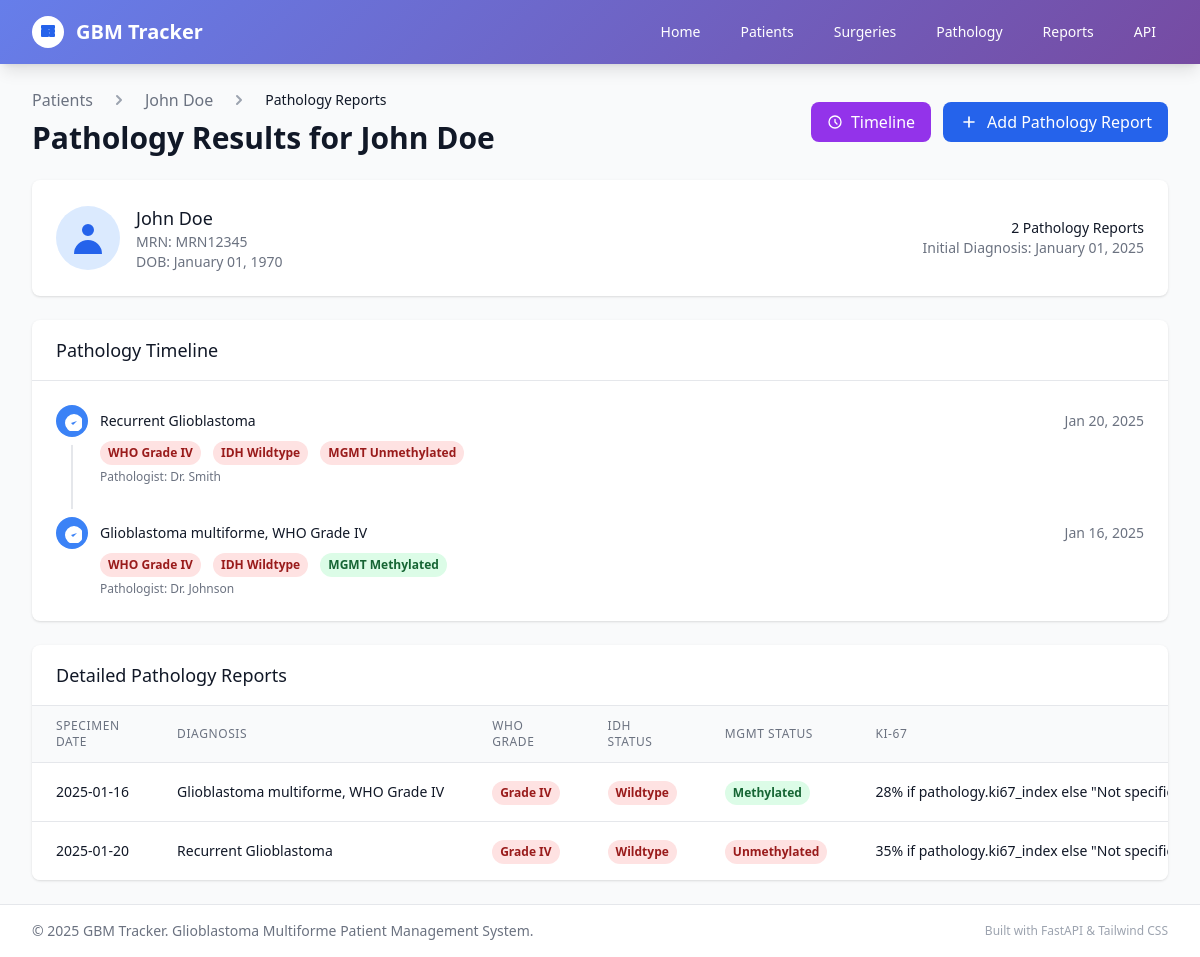
The app's page /patients/43/pathologies with its own data.
### app/models.py (models this page shows)
class BaseModel(Base):
    __abstract__ = True
    id = Column(Integer, primary_key=True, index=True)
    created_at = Column(DateTime(timezone=True), server_default=func.now())
    updated_at = Column(DateTime(timezone=True), onupdate=func.now())

class Patient(BaseModel):
    __tablename__ = "patients"
    medical_record_number = Column(String(50), unique=True, index=True, nullable=False)
    first_name = Column(String(100), nullable=False)
    last_name = Column(String(100), nullable=False)
    date_of_birth = Column(Date, nullable=False)
    gender = Column(Enum(Gender), nullable=False)
    contact_phone = Column(String(20))
    contact_email = Column(String(100))
    emergency_contact_name = Column(String(200))
    emergency_contact_phone = Column(String(20))
    initial_diagnosis_date = Column(Date)
    primary_location = Column(String(200))
    referring_physician = Column(String(200))
    insurance_info = Column(Text)
    medical_history = Column(Text)
    family_history = Column(Text)
    current_medications = Column(Text)
    allergies = Column(Text)
    notes = Column(Text)
    surgeries = relationship("Surgery", back_populates="patient", cascade="all, delete-orphan")
    pathologies = relationship("Pathology", back_populates="patient", cascade="all, delete-orphan")
    treatments = relationship("Treatment", back_populates="patient", cascade="all, delete-orphan")
    follow_up_visits = relationship("FollowUpVisit", back_populates="patient", cascade="all, delete-orphan")

class Pathology(BaseModel):
    __tablename__ = "pathologies"
    patient_id = Column(Integer, ForeignKey("patients.id"), nullable=False)
    surgery_id = Column(Integer, ForeignKey("surgeries.id"), nullable=True)
    specimen_date = Column(Date, nullable=False)
    pathologist_name = Column(String(200))
    histologic_diagnosis = Column(String(200), nullable=False)
    who_grade = Column(Enum(WHOGrade))
    tumor_cellularity_percent = Column(Integer)
    necrosis_present = Column(Boolean)
    microvascular_proliferation = Column(Boolean)
    idh_status = Column(Enum(IDHStatus))
    mgmt_status = Column(Enum(MGMTStatus))
    atrx_status = Column(Enum(ATRXStatus))
    codeletion_1p19q_status = Column(Enum(CodeletionStatus))
    p53_mutation = Column(String(100))
    egfr_amplification = Column(Boolean)
    ki67_index = Column(Integer)
    molecular_markers = Column(Text)
    immunohistochemistry_results = Column(Text)
    genetic_testing_results = Column(Text)
    pathology_report = Column(Text)
    notes = Column(Text)
    patient = relationship("Patient", back_populates="pathologies")
    surgery = relationship("Surgery", back_populates="pathology")

### app/main.py (the view)
@app.get("/patients/{patient_id}/pathologies", response_class=HTMLResponse)
async def get_patient_pathologies(request: Request, patient_id: int, db: Session = Depends(get_db)):
    patient = db.query(Patient).filter(Patient.id == patient_id).first()
    if not patient:
        raise HTTPException(status_code=404, detail="Patient not found")
    pathologies = db.query(Pathology).filter(Pathology.patient_id == patient_id).all()
    return templates.TemplateResponse("patient_pathologies.html", {
        "request": request,
        "patient": patient,
        "pathologies": pathologies,
        "title": f"Pathology Results for {patient.first_name} {patient.last_name}"
    })

### app/templates/patient_pathologies.html (shortened to what this page needs)
{% extends "base.html" %}
{% block content %}
<div class="mb-6">
    <div class="flex justify-between items-center">
        <div>
            <nav class="flex" aria-label="Breadcrumb">
                <ol class="flex items-center space-x-4">
                    <li>
                        <a href="/patients" class="text-gray-500 hover:text-gray-700">Patients</a>
                    </li>
                    <li class="flex items-center">
                        <svg class="flex-shrink-0 h-5 w-5 text-gray-400" fill="currentColor" viewBox="0 0 20 20">
                            <path fill-rule="evenodd" d="M7.293 14.707a1 1 0 010-1.414L10.586 10 7.293 6.707a1 1 0 011.414-1.414l4 4a1 1 0 010 1.414l-4 4a1 1 0 01-1.414 0z" clip-rule="evenodd"/>
                        </svg>
                        <a href="/patients/{{ patient.id }}" class="ml-4 text-gray-500 hover:text-gray-700">{{ patient.first_name }} {{ patient.last_name }}</a>
                    </li>
                    <li class="flex items-center">
                        <svg class="flex-shrink-0 h-5 w-5 text-gray-400" fill="currentColor" viewBox="0 0 20 20">
                            <path fill-rule="evenodd" d="M7.293 14.707a1 1 0 010-1.414L10.586 10 7.293 6.707a1 1 0 011.414-1.414l4 4a1 1 0 010 1.414l-4 4a1 1 0 01-1.414 0z" clip-rule="evenodd"/>
                        </svg>
                        <span class="ml-4 text-sm font-medium text-gray-900">Pathology Reports</span>
                    </li>
                </ol>
            </nav>
            <h1 class="text-3xl font-bold text-gray-900 mt-2">{{ title }}</h1>
        </div>
        <div class="flex space-x-3">
            <a href="/patients/{{ patient.id }}/timeline" class="bg-purple-600 hover:bg-purple-700 text-white px-4 py-2 rounded-lg transition-colors duration-200 flex items-center space-x-2">
                <svg class="w-4 h-4" fill="none" stroke="currentColor" viewBox="0 0 24 24">
                    <path stroke-linecap="round" stroke-linejoin="round" stroke-width="2" d="M12 8v4l3 3m6-3a9 9 0 11-18 0 9 9 0 0118 0z"/>
                </svg>
                <span>Timeline</span>
            </a>
            <button id="addPatientPathologyBtn" class="bg-blue-600 hover:bg-blue-700 text-white px-4 py-2 rounded-lg transition-colors duration-200 flex items-center space-x-2" data-patient-id="{{ patient.id }}">
                <svg class="w-5 h-5" fill="none" stroke="currentColor" viewBox="0 0 24 24">
                    <path stroke-linecap="round" stroke-linejoin="round" stroke-width="2" d="M12 6v6m0 0v6m0-6h6m-6 0H6"/>
                </svg>
                <span>Add Pathology Report</span>
            </button>
        </div>
    </div>
</div>
<div class="bg-white shadow rounded-lg p-6 mb-6">
    <div class="flex items-center space-x-4">
        <div class="flex-shrink-0 h-16 w-16">
            <div class="h-16 w-16 rounded-full bg-blue-100 flex items-center justify-center">
                <svg class="h-10 w-10 text-blue-600" fill="currentColor" viewBox="0 0 20 20">
                    <path fill-rule="evenodd" d="M10 9a3 3 0 100-6 3 3 0 000 6zm-7 9a7 7 0 1114 0H3z" clip-rule="evenodd"/>
                </svg>
            </div>
        </div>
        <div class="flex-1">
            <h3 class="text-lg font-medium text-gray-900">{{ patient.first_name }} {{ patient.last_name }}</h3>
            <p class="text-sm text-gray-500">MRN: {{ patient.medical_record_number }}</p>
            {% if patient.date_of_birth %}
                <p class="text-sm text-gray-500">DOB: {{ patient.date_of_birth.strftime('%B %d, %Y') }}</p>
            {% endif %}
        </div>
        <div class="text-right">
            <p class="text-sm font-medium text-gray-900">{{ pathologies|length }} Pathology Report{{ "s" if pathologies|length != 1 else "" }}</p>
            {% if patient.initial_diagnosis_date %}
                <p class="text-sm text-gray-500">Initial Diagnosis: {{ patient.initial_diagnosis_date.strftime('%B %d, %Y') }}</p>
            {% endif %}
        </div>
    </div>
</div>
{% if pathologies %}
<div class="bg-white shadow rounded-lg overflow-hidden mb-6">
    <div class="px-6 py-4 border-b border-gray-200">
        <h3 class="text-lg font-medium text-gray-900">Pathology Timeline</h3>
    </div>
    <div class="flow-root p-6">
        <ul class="-mb-8">
            {% for pathology in pathologies|reverse %}
            <li>
                <div class="relative pb-8">
                    {% if not loop.last %}
                    <span class="absolute top-4 left-4 -ml-px h-full w-0.5 bg-gray-200" aria-hidden="true"></span>
                    {% endif %}
                    <div class="relative flex space-x-3">
                        <div>
                            <span class="h-8 w-8 rounded-full bg-blue-500 flex items-center justify-center ring-8 ring-white">
                                <svg class="h-5 w-5 text-white" fill="currentColor" viewBox="0 0 20 20">
                                    <path d="M9 12l2 2 4-4m6 2a9 9 0 11-18 0 9 9 0 0118 0z"/>
                                </svg>
                            </span>
                        </div>
                        <div class="min-w-0 flex-1 pt-1.5 flex justify-between space-x-4">
                            <div>
                                <p class="text-sm text-gray-500">
                                    <a href="/pathologies/{{ pathology.id }}" class="font-medium text-gray-900 hover:text-blue-600">
                                        {{ pathology.histologic_diagnosis }}
                                    </a>
                                </p>
                                <div class="mt-2 space-x-2">
                                    {% if pathology.who_grade %}
                                        <span class="inline-flex px-2 py-1 text-xs font-semibold rounded-full
                                            {% if pathology.who_grade.value == 'IV' %}bg-red-100 text-red-800
                                            {% elif pathology.who_grade.value == 'III' %}bg-orange-100 text-orange-800
                                            {% elif pathology.who_grade.value == 'II' %}bg-yellow-100 text-yellow-800
                                            {% else %}bg-green-100 text-green-800{% endif %}">
                                            WHO Grade {{ pathology.who_grade.value }}
                                        </span>
                                    {% endif %}
                                    {% if pathology.idh_status %}
                                        <span class="inline-flex px-2 py-1 text-xs font-semibold rounded-full
                                            {% if pathology.idh_status.value == 'wildtype' %}bg-red-100 text-red-800
                                            {% elif pathology.idh_status.value == 'mutant' %}bg-green-100 text-green-800
                                            {% else %}bg-gray-100 text-gray-800{% endif %}">
                                            IDH {{ pathology.idh_status.value.title() }}
                                        </span>
                                    {% endif %}
                                    {% if pathology.mgmt_status %}
                                        <span class="inline-flex px-2 py-1 text-xs font-semibold rounded-full
                                            {% if pathology.mgmt_status.value == 'methylated' %}bg-green-100 text-green-800
                                            {% elif pathology.mgmt_status.value == 'unmethylated' %}bg-red-100 text-red-800
                                            {% else %}bg-gray-100 text-gray-800{% endif %}">
                                            MGMT {{ pathology.mgmt_status.value.title() }}
                                        </span>
                                    {% endif %}
                                </div>
                                {% if pathology.pathologist_name %}
                                <p class="mt-1 text-xs text-gray-500">Pathologist: {{ pathology.pathologist_name }}</p>
                                {% endif %}
                            </div>
                            <div class="text-right text-sm whitespace-nowrap text-gray-500">
                                <time datetime="{{ pathology.specimen_date.isoformat() if pathology.specimen_date else '' }}">
                                    {{ pathology.specimen_date.strftime('%b %d, %Y') if pathology.specimen_date else "Date unknown" }}
                                </time>
                            </div>
                        </div>
                    </div>
                </div>
            </li>
            {% endfor %}
        </ul>
    </div>
</div>
<div class="bg-white shadow rounded-lg overflow-hidden">
    <div class="px-6 py-4 border-b border-gray-200">
        <h3 class="text-lg font-medium text-gray-900">Detailed Pathology Reports</h3>
    </div>
    <div class="overflow-x-auto">
        <table class="min-w-full divide-y divide-gray-200">
            <thead class="bg-gray-50">
                <tr>
                    <th class="px-6 py-3 text-left text-xs font-medium text-gray-500 uppercase tracking-wider">Specimen Date</th>
                    <th class="px-6 py-3 text-left text-xs font-medium text-gray-500 uppercase tracking-wider">Diagnosis</th>
                    <th class="px-6 py-3 text-left text-xs font-medium text-gray-500 uppercase tracking-wider">WHO Grade</th>
                    <th class="px-6 py-3 text-left text-xs font-medium text-gray-500 uppercase tracking-wider">IDH Status</th>
                    <th class="px-6 py-3 text-left text-xs font-medium text-gray-500 uppercase tracking-wider">MGMT Status</th>
                    <th class="px-6 py-3 text-left text-xs font-medium text-gray-500 uppercase tracking-wider">Ki-67</th>
                </tr>
            </thead>
            <tbody class="bg-white divide-y divide-gray-200">
                {% for pathology in pathologies %}
                <tr class="hover:bg-gray-50">
                    <td class="px-6 py-4 whitespace-nowrap text-sm text-gray-900">
                        {{ pathology.specimen_date.strftime('%Y-%m-%d') if pathology.specimen_date else "Not specified" }}
                    </td>
                    <td class="px-6 py-4 whitespace-nowrap text-sm text-gray-900">
                        {{ pathology.histologic_diagnosis or "Not specified" }}
                    </td>
                    <td class="px-6 py-4 whitespace-nowrap">
                        {% if pathology.who_grade %}
                            <span class="inline-flex px-2 py-1 text-xs font-semibold rounded-full
                                {% if pathology.who_grade.value == 'IV' %}bg-red-100 text-red-800
                                {% elif pathology.who_grade.value == 'III' %}bg-orange-100 text-orange-800
                                {% elif pathology.who_grade.value == 'II' %}bg-yellow-100 text-yellow-800
                                {% else %}bg-green-100 text-green-800{% endif %}">
                                Grade {{ pathology.who_grade.value }}
                            </span>
                        {% else %}
                            <span class="text-sm text-gray-500">Not specified</span>
                        {% endif %}
                    </td>
                    <td class="px-6 py-4 whitespace-nowrap">
                        {% if pathology.idh_status %}
                            <span class="inline-flex px-2 py-1 text-xs font-semibold rounded-full
                                {% if pathology.idh_status.value == 'wildtype' %}bg-red-100 text-red-800
                                {% elif pathology.idh_status.value == 'mutant' %}bg-green-100 text-green-800
                                {% else %}bg-gray-100 text-gray-800{% endif %}">
                                {{ pathology.idh_status.value.title() }}
                            </span>
                        {% else %}
                            <span class="text-sm text-gray-500">Not specified</span>
                        {% endif %}
                    </td>
                    <td class="px-6 py-4 whitespace-nowrap">
                        {% if pathology.mgmt_status %}
                            <span class="inline-flex px-2 py-1 text-xs font-semibold rounded-full
                                {% if pathology.mgmt_status.value == 'methylated' %}bg-green-100 text-green-800
                                {% elif pathology.mgmt_status.value == 'unmethylated' %}bg-red-100 text-red-800
                                {% else %}bg-gray-100 text-gray-800{% endif %}">
                                {{ pathology.mgmt_status.value.title() }}
                            </span>
                        {% else %}
                            <span class="text-sm text-gray-500">Not specified</span>
                        {% endif %}
                    </td>
                    <td class="px-6 py-4 whitespace-nowrap text-sm text-gray-900">
                        {{ pathology.ki67_index }}% if pathology.ki67_index else "Not specified"
                    </td>
                </tr>
                {% endfor %}
            </tbody>
        </table>
    </div>
</div>
{% endif %}
{% endblock %}

### records on screen
Patient: first_name "John", last_name "Doe", medical_record_number "MRN12345", date_of_birth "January 01, 1970", initial_diagnosis_date "January 01, 2025"
Pathology: histologic_diagnosis "Recurrent Glioblastoma", who_grade.value "IV", idh_status.value "Wildtype", mgmt_status.value "Unmethylated", pathologist_name "Dr. Smith", specimen_date "Jan 20, 2025", specimen_date "2025-01-20", ki67_index "35"
Pathology: histologic_diagnosis "Glioblastoma multiforme, WHO Grade IV", who_grade.value "IV", idh_status.value "Wildtype", mgmt_status.value "Methylated", pathologist_name "Dr. Johnson", specimen_date "Jan 16, 2025", specimen_date "2025-01-16", ki67_index "28"

### other values on screen
{{ title }} "Pathology Results for John Doe"
{{ pathologies|length }} "2"
{{ "s" if pathologies|length != 1 else "" }} "s"
